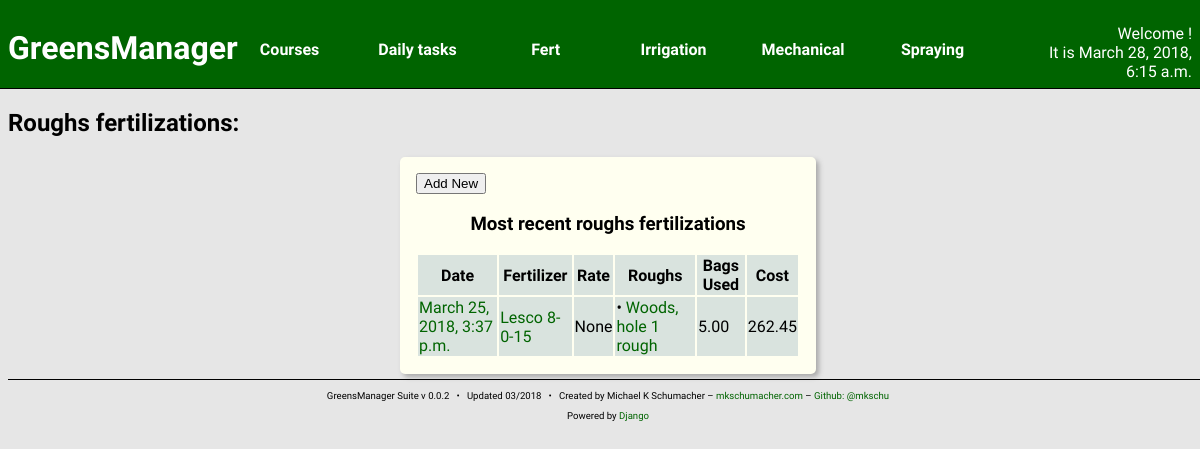
The app's page /fert/roughs/ with its own data.
### fertilizing/models.py (models this page shows, shortened)
class Fertilizing(models.Model):
    fert_date = models.DateTimeField(auto_now = True)
    fertilizer = models.ForeignKey(Fertilizer)
    spreader = models.ManyToManyField('machines.FertSpreader')
    bags_used = models.DecimalField(decimal_places=2,
                                    max_digits=10)
    rate = models.FloatField(blank = True, null = True)
    cost = models.DecimalField(decimal_places = 2,
                               max_digits = 10,
                               blank=True,
                               null = True)
    created_at = models.DateTimeField(auto_now_add=True)
    updated_at = models.DateTimeField(auto_now=True)

class RoughFert(Fertilizing):
    class Meta:
        verbose_name_plural = 'Rough fertilizations'
    rough = models.ManyToManyField('courses.Rough')

class Fertilizing(models.Model):
    fert_date = models.DateTimeField(auto_now = True)
    fertilizer = models.ForeignKey(Fertilizer)
    spreader = models.ManyToManyField('machines.FertSpreader')
    bags_used = models.DecimalField(decimal_places=2,
                                    max_digits=10)
    rate = models.FloatField(blank = True, null = True)
    cost = models.DecimalField(decimal_places = 2,
                               max_digits = 10,
                               blank=True,
                               null = True)
    created_at = models.DateTimeField(auto_now_add=True)
    updated_at = models.DateTimeField(auto_now=True)

class Fertilizer(models.Model):
    manufacturer = models.CharField(max_length = 128)
    name = models.CharField(max_length = 256,
                            null = True,
                            blank = True)
    n_value = models.PositiveIntegerField()
    p_value = models.PositiveIntegerField()
    k_value = models.PositiveIntegerField()
    bag_size = models.PositiveIntegerField()
    price_per_bag = models.DecimalField(decimal_places = 2,
                                        max_digits = 10)
    unit_price = models.DecimalField(decimal_places=2,
                                     max_digits=10,
                                     blank=True,
                                     null=True)
    created_at = models.DateTimeField(auto_now_add=True)
    updated_at = models.DateTimeField(auto_now=True)
    def __str__(self):
        return "%s %d-%d-%d" % (self.manufacturer,
                                self.n_value,
                                self.p_value,
                                self.k_value)

### courses/models.py (models this page shows)
class TurfFeature(models.Model):
    area = models.IntegerField()
    soil_type = models.ForeignKey('turfs.SoilType',
                                  blank = True,
                                  null = True)
    turf_species = models.ForeignKey('turfs.TurfgrassSpecies',
                                     blank = True,
                                     null = True)
    turf_cultivar = models.ForeignKey('turfs.Cultivar',
                                      blank = True,
                                      null = True)
    mow_direction = models.DecimalField(decimal_places=24,
                                        max_digits=32,
                                        default=0)
    created_at = models.DateTimeField(auto_now_add=True)
    updated_at = models.DateTimeField(auto_now=True)

class Rough(TurfFeature):
    hole = models.ForeignKey(Hole, related_name='rough')
    def __str__(self):
        return "%s rough" % (self.hole)

class Hole(models.Model):
    number = models.IntegerField()
    nickname = models.CharField(max_length=256,
                                null = True,
                                blank = True)
    par = models.IntegerField(default = 4)
    yardage = models.IntegerField()
    course = models.ForeignKey(Course, related_name='hole')
    created_at = models.DateTimeField(auto_now_add=True)
    updated_at = models.DateTimeField(auto_now=True)
    def __str__(self):
        return "%s, hole %d" % (self.course,
                                self.number)

class Course(models.Model):
    name = models.CharField(max_length=256)
    created_at = models.DateTimeField(auto_now_add=True)
    updated_at = models.DateTimeField(auto_now=True)
    def __str__(self):
        return "%s" % (self.name)

### fertilizing/views.py (the view)
def roughsIndex(request):
    roughs_fert = RoughFert.objects.all().order_by('-fert_date')[:10]
    context = {
        'curr_time': curr_time(),
        'roughs_fert': roughs_fert,
    }
    return render(request, 'fertilizing/roughs_index.html', context)

### fertilizing/views.py (called while the page is built)
def curr_time():
    return now()

### fertilizing/templates/fertilizing/roughs_index.html
{% include "head.html" %}
<h2>Roughs fertilizations:</h2>
<section class="content-block content-block-full">
    <a href="{% url 'fert:roughs_new' %}">
        <button>Add New</button>
    </a>
    <br />
    <h3>Most recent roughs fertilizations</h3>
    <table>
        <thead>
            <th>Date</th>
            <th>Fertilizer</th>
            <th>Rate</th>
            <th>Roughs</th>
            <th>Bags Used</th>
            <th>Cost</th>
        </thead>
        {% for f in roughs_fert %}
        <tr>
            <td>
                <a href="{% url 'fert:roughs_detail' pk=f.pk %}">
                {{ f.fert_date }}</a>
            </td>
            <td>
                <a href="{% url 'fert:fert_detail' pk=f.fertilizer.pk %}">
                {{ f.fertilizer }}</a>
            </td>
            <td>{{ f.rate }}</td>
            <td>
                {% for g in f.rough.all %}
                    &bull;
                    <a href="{% url 'courses:rough_detail' pk=g.pk %}">{{ g }}</a><br />
                {% endfor %}
            </td>
            <td>{{ f.bags_used }}</td>
            <td>{{ f.cost }}</td>
        </tr>
        {% endfor %}
    </table>
</section>
{% include "foot.html" %}

### greensManager/static/styles/main.css (style rules this page uses)
body { background: #e6e6e6; font-family: 'Quattrocento Sans', sans-serif; width: 100vw; overflow: auto; }
a { text-decoration: none; color: darkgreen; }
.content-block { width: 32%; float: left; border-radius: 5px; margin: 5px; padding: 2px; background: ivory; box-shadow: 3px 3px 5px darkgray; height: 37vh; overflow: hidden; }
.content-block h3 { text-align: center; }
.content-block table { width: 100%; }
.content-block tr:nth-child(odd) { background: #d9e3de; }
.content-block-full { margin-left: auto; margin-right: auto; float: none; height: auto; overflow: auto; padding: 1em; }
.content-block-full table { margin: auto; }

### records on screen
RoughFert: fert_date "March 25, 2018, 3:37 p.m.", fertilizer "Lesco 8-0-15", rate "None", bags_used "5.00", cost "262.45"
Rough: hole.name "Woods, hole 1 rough"

### other values on screen
{{ curr_time }} "March 28, 2018, 6:15 a.m."
